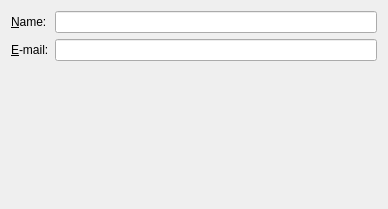
<ui version="4.0" >
 <author></author>
 <comment></comment>
 <exportmacro></exportmacro>
 <class>QPrefIdentityUi</class>
 <widget class="QWidget" name="QPrefIdentityUi" >
  <property name="geometry" >
   <rect>
    <x>0</x>
    <y>0</y>
    <width>388</width>
    <height>209</height>
   </rect>
  </property>
  <property name="windowTitle" >
   <string/>
  </property>
  <layout class="QVBoxLayout" >
   <property name="margin" >
    <number>11</number>
   </property>
   <property name="spacing" >
    <number>6</number>
   </property>
   <item>
    <layout class="QGridLayout" >
     <property name="margin" >
      <number>0</number>
     </property>
     <property name="spacing" >
      <number>6</number>
     </property>
     <item row="1" column="0" >
      <widget class="QLabel" name="emailLA" >
       <property name="text" >
        <string>&amp;E-mail:</string>
       </property>
       <property name="buddy" >
        <cstring>emailED</cstring>
       </property>
      </widget>
     </item>
     <item row="0" column="1" >
      <widget class="QLineEdit" name="nameED" >
       <property name="toolTip" >
        <string>Your name</string>
       </property>
      </widget>
     </item>
     <item row="0" column="0" >
      <widget class="QLabel" name="nameLA" >
       <property name="text" >
        <string>&amp;Name:</string>
       </property>
       <property name="buddy" >
        <cstring>nameED</cstring>
       </property>
      </widget>
     </item>
     <item row="1" column="1" >
      <widget class="QLineEdit" name="emailED" >
       <property name="toolTip" >
        <string>Your E-mail address</string>
       </property>
      </widget>
     </item>
    </layout>
   </item>
   <item>
    <spacer>
     <property name="orientation" >
      <enum>Qt::Vertical</enum>
     </property>
     <property name="sizeType" >
      <enum>QSizePolicy::Expanding</enum>
     </property>
     <property name="sizeHint" >
      <size>
       <width>20</width>
       <height>20</height>
      </size>
     </property>
    </spacer>
   </item>
  </layout>
 </widget>
 <pixmapfunction></pixmapfunction>
 <includes>
  <include location="local" >qt_helpers.h</include>
 </includes>
 <tabstops>
  <tabstop>nameED</tabstop>
  <tabstop>emailED</tabstop>
 </tabstops>
 <resources/>
 <connections/>
</ui>
